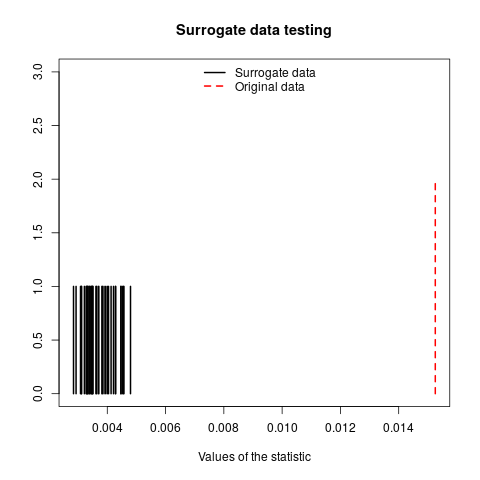

Write the R code that produced this figure.
suppressMessages(library('nonlinearTseries'))

ts = scan("timeseries.dat")

tau.ami = timeLag(ts, technique = "ami", lag.max = 100, do.plot = T)
emb.dim = estimateEmbeddingDim(ts, time.lag = tau.ami, max.embedding.dim = 22)

cdfunction <- function(time.series) {
	cd = corrDim(time.series,
             min.embedding.dim = emb.dim,
             max.embedding.dim = emb.dim + 5,
             time.lag = tau.ami, 
             min.radius = 0.001, max.radius = 50,
             n.points.radius = 40,
             do.plot=FALSE)
	plot(cd)
	cd.est = estimate(cd)
	return(cd.est)
}

st = surrogateTest(ts,significance = 0.05,one.sided = F,FUN=cdfunction, do.plot=FALSE)

#Computing statistics
#
#Null Hypothesis: Data comes from a linear stochastic process
#Reject Null hypothesis:
# 	Original data's stat is significant larger than surrogates' stats


plot(st)
dev.copy(png,'surrogate_test.png')
dev.off()
